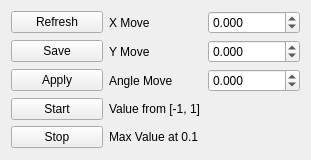
      <widget class="QWidget" name="widget_222" native="true">
       <property name="geometry">
        <rect>
         <x>10</x>
         <y>160</y>
         <width>311</width>
         <height>160</height>
        </rect>
       </property>
       <layout class="QGridLayout" name="gridLayout_3">
        <item row="0" column="2">
         <widget class="QDoubleSpinBox" name="dspin_quintic_walk_XMove">
          <property name="decimals">
           <number>3</number>
          </property>
          <property name="minimum">
           <double>-1.000000000000000</double>
          </property>
          <property name="maximum">
           <double>1.000000000000000</double>
          </property>
          <property name="singleStep">
           <double>0.001000000000000</double>
          </property>
         </widget>
        </item>
        <item row="2" column="1">
         <widget class="QLabel" name="label_zmove">
          <property name="text">
           <string>Angle Move</string>
          </property>
         </widget>
        </item>
        <item row="4" column="1" colspan="2">
         <widget class="QLabel" name="label_68">
          <property name="text">
           <string>Max Value at 0.1</string>
          </property>
         </widget>
        </item>
        <item row="1" column="2">
         <widget class="QDoubleSpinBox" name="dspin_quintic_walk_YMove">
          <property name="decimals">
           <number>3</number>
          </property>
          <property name="minimum">
           <double>-10.000000000000000</double>
          </property>
          <property name="maximum">
           <double>10.000000000000000</double>
          </property>
          <property name="singleStep">
           <double>0.001000000000000</double>
          </property>
         </widget>
        </item>
        <item row="3" column="0">
         <widget class="QPushButton" name="button_quintic_walk_start">
          <property name="text">
           <string>Start</string>
          </property>
          <property name="shortcut">
           <string>F12</string>
          </property>
         </widget>
        </item>
        <item row="1" column="1">
         <widget class="QLabel" name="label_ymove">
          <property name="text">
           <string>Y Move</string>
          </property>
         </widget>
        </item>
        <item row="0" column="1">
         <widget class="QLabel" name="label_xmove">
          <property name="text">
           <string>X Move</string>
          </property>
         </widget>
        </item>
        <item row="3" column="1" colspan="2">
         <widget class="QLabel" name="label_66">
          <property name="text">
           <string>Value from [-1, 1]</string>
          </property>
         </widget>
        </item>
        <item row="1" column="0">
         <widget class="QPushButton" name="button_quintic_walk_save">
          <property name="text">
           <string>Save</string>
          </property>
         </widget>
        </item>
        <item row="2" column="0">
         <widget class="QPushButton" name="button_quintic_walk_apply">
          <property name="text">
           <string>Apply</string>
          </property>
          <property name="shortcut">
           <string>\</string>
          </property>
         </widget>
        </item>
        <item row="2" column="2">
         <widget class="QDoubleSpinBox" name="dspin_quintic_walk_angle">
          <property name="decimals">
           <number>3</number>
          </property>
          <property name="minimum">
           <double>-1.000000000000000</double>
          </property>
          <property name="maximum">
           <double>1.000000000000000</double>
          </property>
          <property name="singleStep">
           <double>0.001000000000000</double>
          </property>
         </widget>
        </item>
        <item row="0" column="0">
         <widget class="QPushButton" name="button_quintic_walk_refresh">
          <property name="text">
           <string>Refresh</string>
          </property>
         </widget>
        </item>
        <item row="4" column="0">
         <widget class="QPushButton" name="button_quintic_walk_stop">
          <property name="text">
           <string>Stop</string>
          </property>
          <property name="shortcut">
           <string>Esc</string>
          </property>
         </widget>
        </item>
       </layout>
      </widget>
